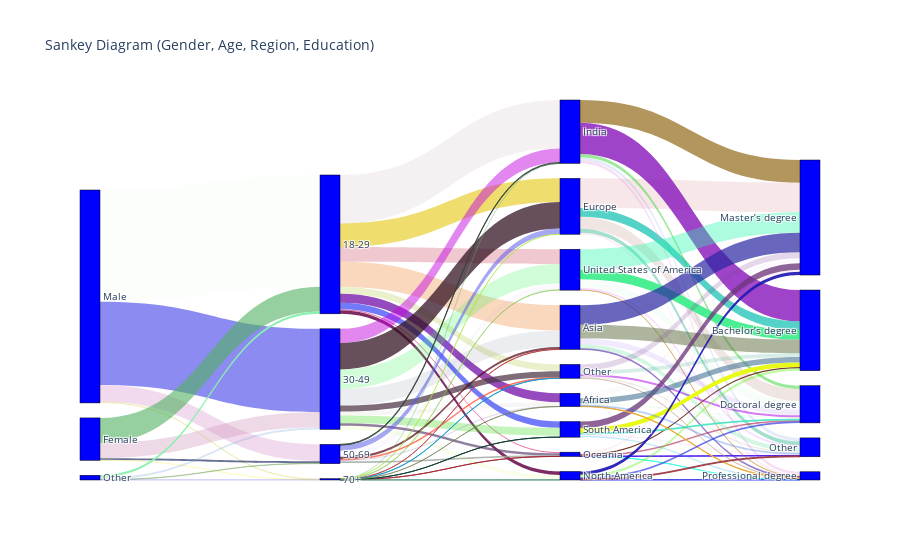

Write notebook code for a chart like this one.
### Code cell
import plotly.graph_objects as go

fig = go.Figure(data=[go.Sankey(
    node = dict(
      pad = 15,
      thickness = 20,
      line = dict(color = "black", width = 0.5),
      label = node_labels,
      color = "blue"
    ),
    link = link)])

fig.update_layout(title_text="Sankey Diagram (Gender, Age, Region, Education)", font_size=10)
fig.show()
